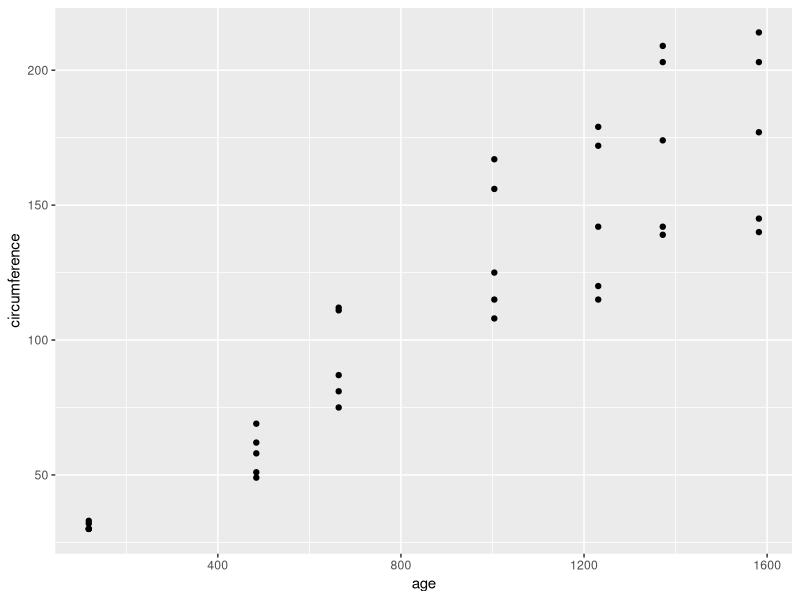
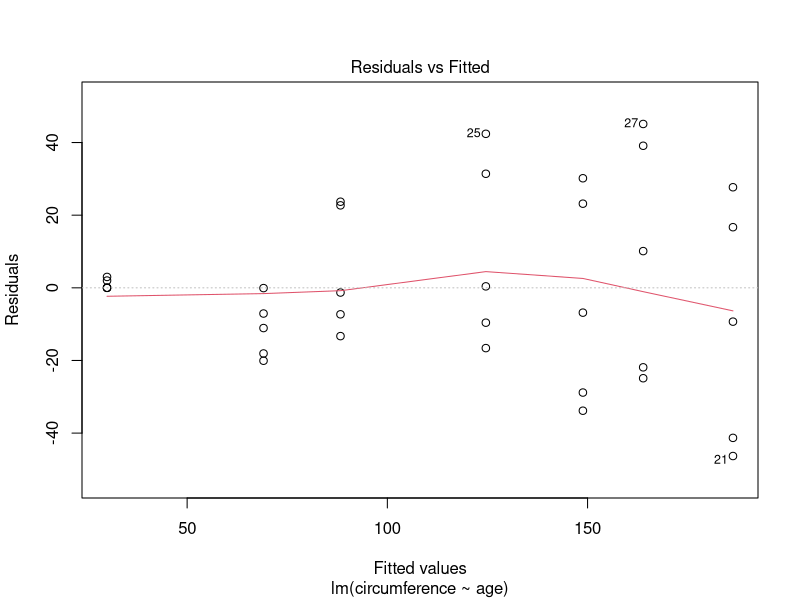
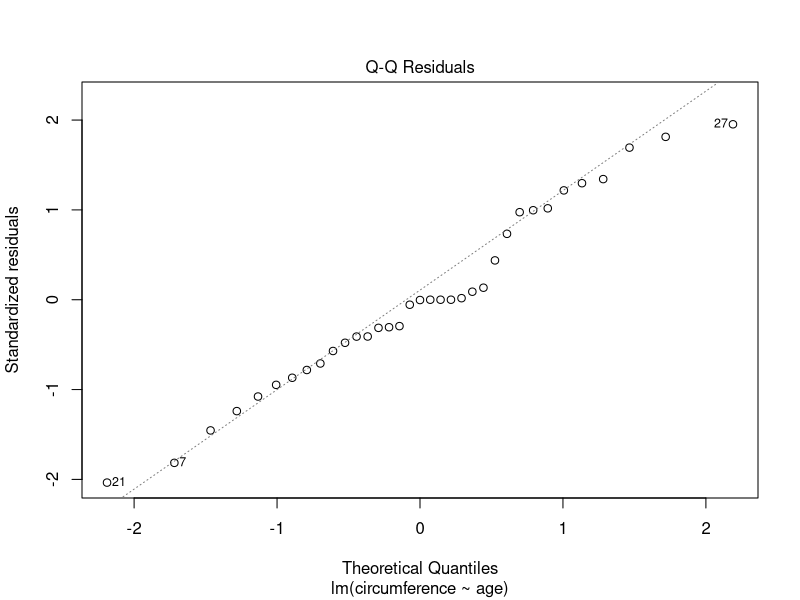
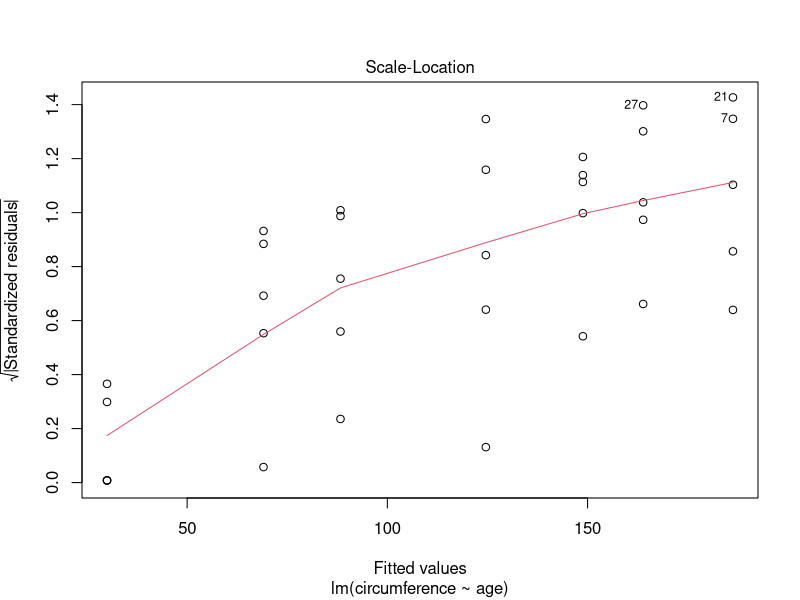
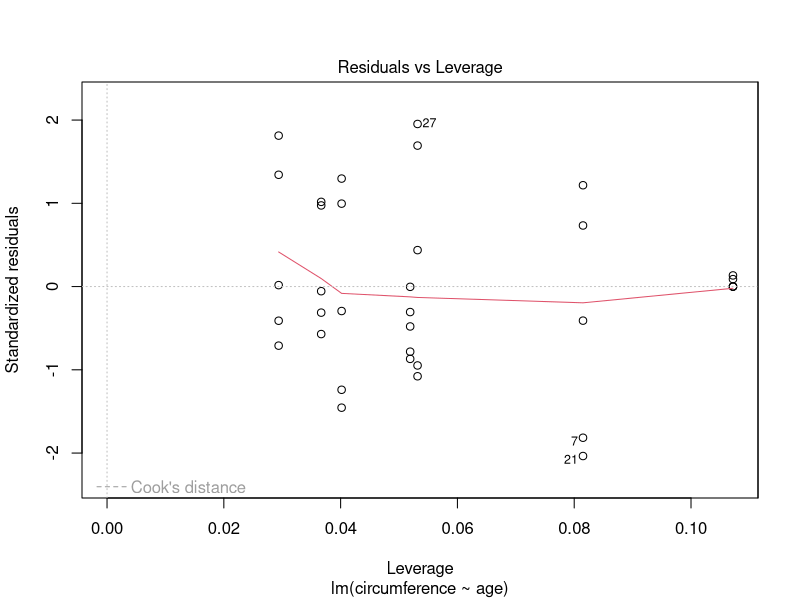

Generate these figures, in order, with R:

# Regressão Linear Simples -------------------------------------------------------------------------------------------------------
# Autoria do script: Jeanne Franco -----------------------------------------------------------------------------------------------
# Data do script: 09/05/22 -------------------------------------------------------------------------------------------------------
# Referência: Curso Udemy --------------------------------------------------------------------------------------------------------

# Carregar pacote --------------------------------------------------------------------------------------------------------------------------

library(tidyverse)

# Regressão Linear -------------------------------------------------------------------------------------------------------------------------

### Regressão linear é uma equação para se estimar a condicional (valor esperado) de
### uma variável y dado os valores de uma ou mais variável x.

### y = a + bx

# Carregar dados e visualizar gráfico ------------------------------------------------------------------------------------------------------

view(Orange)

qplot(x = age, y = circumference, data = Orange)
cor.test(Orange$age, Orange$circumference)

# Função da regressão linear ---------------------------------------------------------------------------------------------------------------

rl <- lm(circumference ~ age, data = Orange)

plot(rl) # Gráficos do diagnóstico

summary(rl) # Resultados da regressão linear

# Interpretações da regressão linear -------------------------------------------------------------------------------------------------------

### 
